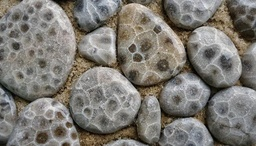
#> input picture test.jpg, 256 x 146 px, shrunk from 945 x 540 before the run
$ python main.py test.jpg out.png
#> lines starting #> are read from the running program, lines starting #| are printed output that depends on the picture
import cv2
import numpy as np
import argparse
import math
import sys


class ImageRecognition:
    """
    This class handles image processing tasks such as reading an image,
    finding patches of maximum brightness, calculating area and drawing quadrilaterals.
    """

    def __init__(self, file_path):
        """
        Initialize ImageRecognition with an image file.

        Args:
        file_path: str. Path to the image file.
        """
#> called with file_path = 'test.jpg'
        self.image = cv2.imread(file_path, cv2.IMREAD_GRAYSCALE)
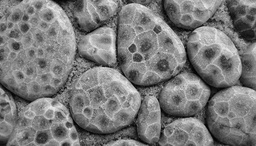
#> self.image: shape (146, 256); min 0, max 240, mean 122.2
        self.height, self.width = self.image.shape
#> self.height = 146; self.width = 256

    def get_patch_average(self, x, y):
        """
        Calculate the average brightness of a 5x5 patch at given coordinates.

        Args:
        x: int. x-coordinate of the top-left point of the patch.
        y: int. y-coordinate of the top-left point of the patch.

        Returns:
        float. The average brightness of the patch.
        """
        patch = self.image[x:x + 5, y:y + 5]
        if patch.size and not np.isnan(patch).all():
            return np.average(patch)
        else:
            return 0
        return np.average(self.image[x:x + 5, y:y + 5])

    def find_max_patches(self):
        """
        Find the four non-overlapping 5x5 patches with the highest average brightness.

        Returns:
        list. A list of tuples representing the center coordinates of the four patches.
        """
        averages = []
        for i in range(0, self.width - 5):
            for j in range(0, self.height - 5):
                averages.append(((i + 2, j + 2), self.get_patch_average(i, j)))

        sorted_patches = sorted(averages, key=lambda x: -x[1])
        top_patches = []

        for patch in sorted_patches:
            if not any(abs(patch[0][0] - p[0]) < 5 and abs(patch[0][1] - p[1]) < 5 for p in top_patches):
                top_patches.append(patch[0])
                if len(top_patches) == 4:
                    break

        return top_patches

    @staticmethod
    def calculate_area(points):
        """
        Calculate the area of the quadrilateral formed by given points.

        Args:
        points: list. A list of tuples representing the coordinates of the corners of the quadrilateral.

        Returns:
        float. The area of the quadrilateral.
        """
        x = [p[0] for p in points]
        y = [p[1] for p in points]
        area = 0.5 * abs(
            x[0] * y[1] + x[1] * y[2] + x[2] * y[3] + x[3] * y[0] - x[1] * y[0] - x[2] * y[1] - x[3] * y[2] - x[0] * y[
                3])
        return area

    def draw_quadrilateral(self, points):
        """
        Draw a red quadrilateral on the image using given points as corners.

        Args:
        points: list. A list of tuples representing the coordinates of the corners of the quadrilateral.

        Returns:
        ndarray. The image with the quadrilateral drawn on it.
        """
        img_color = cv2.cvtColor(self.image, cv2.COLOR_GRAY2BGR)
        pts = np.array(points, np.int32)
        pts = pts.reshape((-1, 1, 2))
        return cv2.polylines(img_color, [pts], True, (0, 0, 255), 2)

    @staticmethod
    def save_image(image, filename):
        """
        Save an image to a file.

        Args:
        image: ndarray. The image to be saved.
        filename: str. The name of the file to save the image to.
        """
        cv2.imwrite(filename, image)

    def recognize(self, output_filename):
        """
        The main processing function. Finds the patches, calculates the area, draws the quadrilateral, and saves the image.

        Args:
        output_filename: str. The name of the file to save the output image to.
        """
#> called with output_filename = 'out.png'
        patches = self.find_max_patches()
        print(f"Area of quadrilateral: {self.calculate_area(patches)}")
#| Area of quadrilateral: 166.0
        output_image = self.draw_quadrilateral(patches)
        self.save_image(output_image, output_filename)


if __name__ == "__main__":
    parser = argparse.ArgumentParser()
    parser.add_argument("file_path", help="Path to the input image")
    parser.add_argument("output_filename", help="Filename for the output image")
    args = parser.parse_args()

    process = ImageRecognition(args.file_path)
    process.recognize(args.output_filename)
